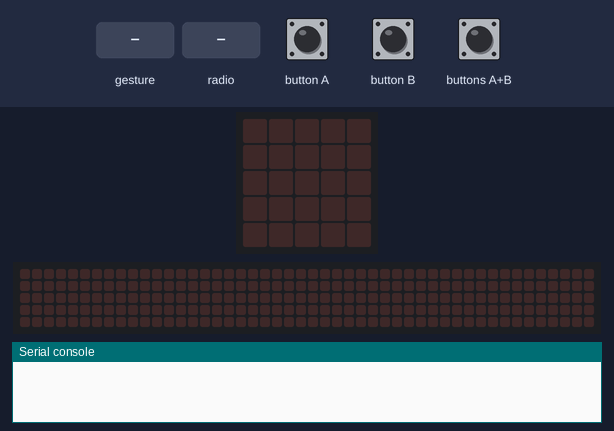
This program was run on a simulated BBC micro:bit (MakeCode). Shown: the board's 5×5 LED display, a strip that is not on the board, showing the scrolling text unrolled, the last lines printed to the serial console. Inputs (shaded band) come from the test bench. No radio messages arrive unless stated (any console line starting 'radio sent:' is added by the test bench); a tilt is held for 1.5 s and a shake lasts 1 s, then the board lies face up again; the 48×5 strip is a reading aid, not a part: it shows the text the display is scrolling, unrolled, one strip-width of it at a time.

Above: at 1.2 s.
1.3 s: gesture '8g'
At 3.77 s:
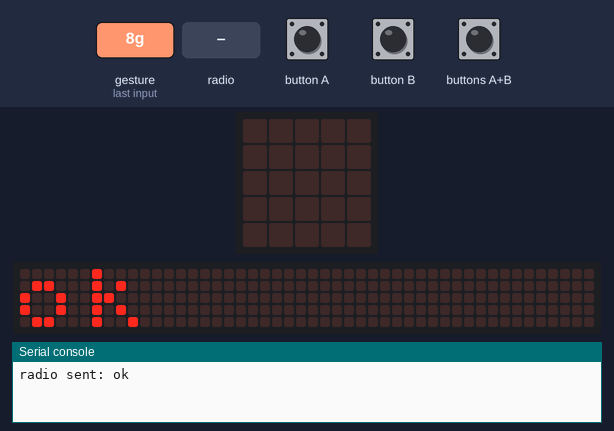
4.3 s: buttons A+B pressed for 0.15 s
At 5.0 s:
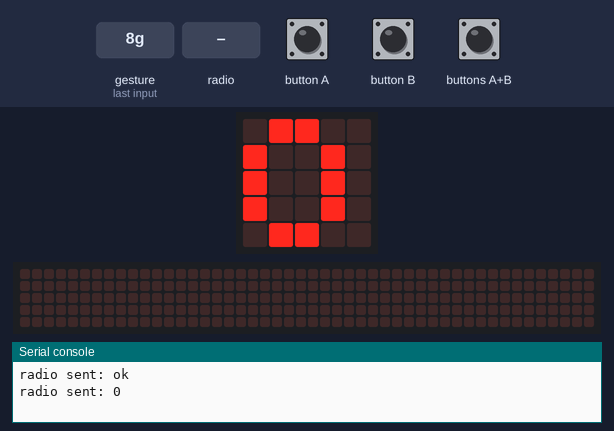
5.9 s: radio message "ok" arrives
At 5.97 s:
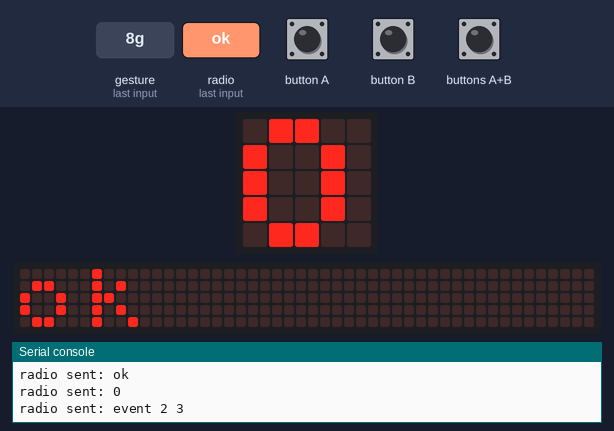
8.9 s: button A pressed for 0.15 s
At 9.7 s:
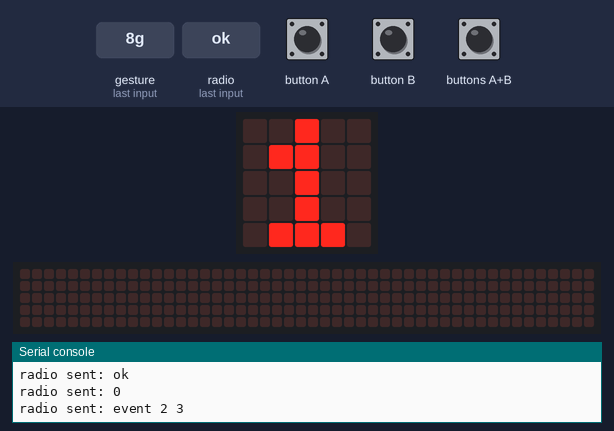
Timing chart, 0 to 11.9 s (numbered marks = the images above; inputs shaded):
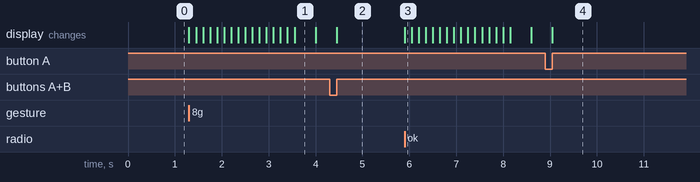

The program:

main.ts
```typescript
radio.onReceivedNumber(function (receivedNumber) {
    basic.showString("" + (receivedNumber))
})
input.onButtonPressed(Button.A, function () {
    if (個位數 == 9) {
        個位數 = 0
    } else {
        個位數 += 1
    }
    basic.showString("" + (個位數))
})
input.onButtonPressed(Button.AB, function () {
    radio.sendNumber(十位數 * 10 + 個位數)
    basic.showString("" + (十位數 * 10 + 個位數))
    十位數 = 0
    個位數 = 0
    radio.raiseEvent(
    EventBusSource.MICROBIT_ID_BUTTON_B,
    EventBusValue.MICROBIT_BUTTON_EVT_CLICK
    )
})
radio.onReceivedString(function (receivedString) {
    basic.showString(receivedString)
})
input.onButtonPressed(Button.B, function () {
    if (十位數 == 9) {
        十位數 = 0
    } else {
        十位數 += 1
    }
    basic.showString("" + (十位數))
})
input.onGesture(Gesture.EightG, function () {
    radio.sendString("ok")
    個位數 = 0
    十位數 = 0
    basic.showString("ok")
})
let 十位數 = 0
let 個位數 = 0
radio.setGroup(169)
個位數 = 0
十位數 = 0
radio.setTransmitPower(7)
```

test.ts
```typescript
// 在這裡測試；當此封包作為擴充功能時，將不會編譯此內容。
```

Measured:
- after the input at 1.3 s, the display: changes at once (image 1)
- after the input at 4.3 s, the display: changes after 0.15 s (image 2)
- after the input at 5.9 s, the display: changes at once (image 3)
- after the input at 8.9 s, the display: changes after 0.15 s (image 4)
- what the display in image 1 shows lasts 0.4 s, from 3.6 s to 4.0 s
